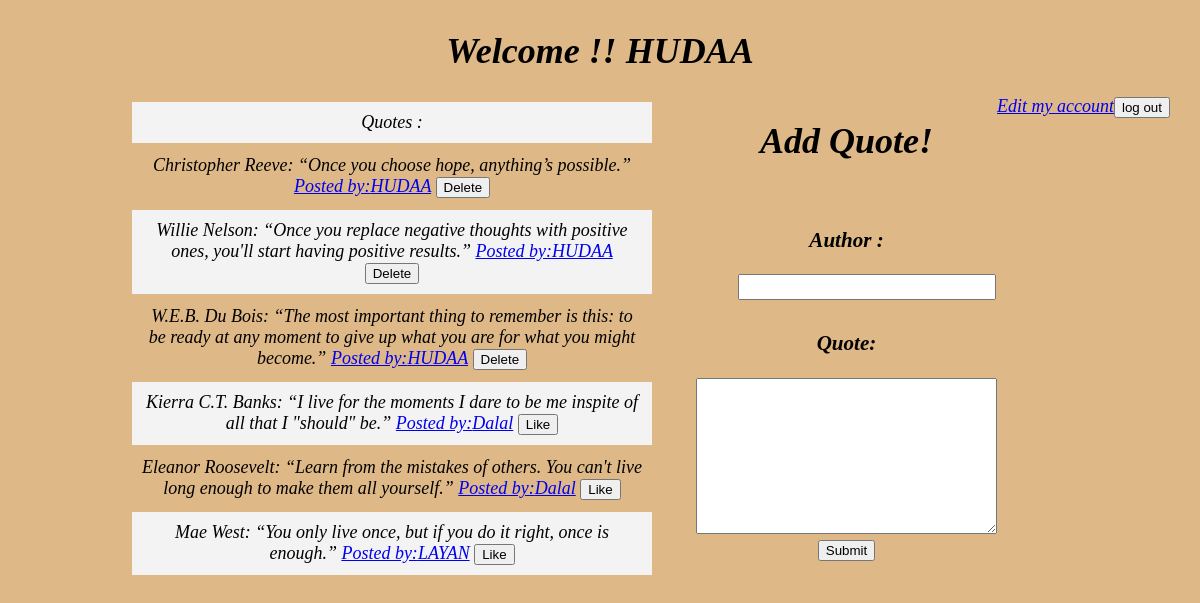
The page /dashboard (signed in) on the database its author committed.
### main_app/models.py (models this page shows)
class User(models.Model):
    first_name = models.CharField(max_length=50)
    last_name = models.CharField(max_length=50)
    email = models.CharField(max_length=100)
    password = models.CharField(max_length=30)
    created_at = models.DateTimeField(auto_now_add=True)
    updated_at = models.DateTimeField(auto_now=True)
    objects = UserManager()

class Quote(models.Model):
    Author= models.CharField(max_length=255)
    quote = models.TextField()
    poster= models.ForeignKey(User, related_name="poster", on_delete = models.CASCADE)
    like = models.ManyToManyField(User, related_name="like")
    created_at = models.DateTimeField(auto_now_add=True)
    updated_at = models.DateTimeField(auto_now=True)

### main_app/views.py (the view)
# urls.py: path('dashboard', views.dashboard),
def dashboard(request):
    context={
        "this_user":User.objects.get(id=request.session['uid']),
        "all_qoute":Quote.objects.all(),
        "all_user":User.objects.all()
    }
    return render(request,'dashboard.html',context)

### main_app/templates/dashboard.html (shortened to what this page needs)
<!DOCTYPE html>
<html lang="en">
<head>
</head>
<body class='main'>
    <h1>Welcome !! {{request.session.fname}}  </h1>
    <div class="header">
        <a href='edit_account/{{request.session.uid}}'>Edit my account</a>
        <a href='/clear'><button>log out</button></a>
    </div>
    <div class='continer'>
        <table>
            <th>
                <tr>
                    <td>Quotes :</td>
                </tr>
            </th>
            {% for qoute in all_qoute  %}
            <tr>
                <td>{{qoute.Author}}:
                    {{qoute.quote}}
                    <a href="/view_account/{{qoute.poster.id}}">Posted by:{{qoute.poster.first_name}}</a>
                    {% if qoute.poster.id == request.session.uid %}
                    <a href="/delete/{{qoute.id}}"><button>Delete</button></a>
                    {% endif %}
                    {% if qoute.poster.id != request.session.uid %}
                    <a href="#"><button>Like</button></a>
                    {% endif %}
                </td>
            </tr>
            {% endfor %}
        </table>
        <form action='add_quote' method="POST">
            <h1> Add Quote!  </h1><br>
        <h3>Author :</h3>
            <input type='text' name='Author'><br>
        <h3>Quote:</h3>
            <textarea name='quote' rows='10' cols='35'></textarea><br>
            <button type="submit">Submit</button><br>
            </form>
    </div>
    </body>
</html>

### main_app/templates/dashboard.html (style rules this page uses)
.continer { margin-left: 100px; margin-right: 100px; display: flex; justify-content: space-between; }
.main { margin: 30px; font-style: oblique; background-color:burlywood }
.header { display: flex; float:right; }
body,label { text-align: center; font-size:large; }
input { margin-left: 40px; margin-bottom: 10px; width: 250px; height: 20px; }
td { padding: 10px; width: 500px; }
tr:nth-of-type(even) { background-color: #f3f3f3; }

### rows shown on the page
User: session.fname "HUDAA"
Quote: Author "Christopher Reeve", quote "“Once you choose hope, anything’s possible.”", poster.first_name "HUDAA"
Quote: Author "Willie Nelson", quote "“Once you replace negative thoughts with positive ones, you'll start having positive results.”", poster.first_name "HUDAA"
Quote: Author "W.E.B. Du Bois", quote "“The most important thing to remember is this: to be ready at any moment to give up what you are for what you might become.”", poster.first_name "HUDAA"
Quote: Author "Kierra C.T. Banks", quote "“I live for the moments I dare to be me inspite of all that I \"should\" be.”", poster.first_name "Dalal", shows "Like"
Quote: Author "Eleanor Roosevelt", quote "“Learn from the mistakes of others. You can't live long enough to make them all yourself.”", poster.first_name "Dalal", shows "Like"
Quote: Author "Mae West", quote "“You only live once, but if you do it right, once is enough.”", poster.first_name "LAYAN", shows "Like"
